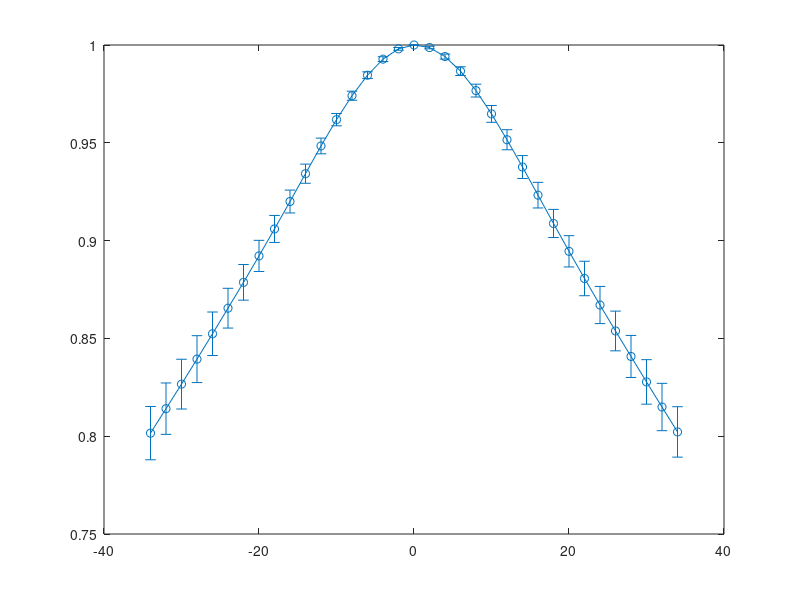

Write MATLAB code to recreate this figure. (Note: this script raises an error after producing the figure.)
% xPlotErrors

% plot some ASE curves with errorbars (created using xCalcErrors.m)

clear; close all;

figure(1);
hold on; box on;

load('signalResults/VSsignal_VesselDist_Diff_Triple');
errorbar(1000*t,sigm,sige,'o-','LineWidth',2);
load('signalResults/VSsignal_VesselDist_Diff_Average');
errorbar((1000*t),sigm,sige,'o-','LineWidth',2);

ylabel('ASE Signal');
xlabel('Spin Echo Offset \tau (ms)');
legend('Three Vessels','Average Vessel','Location','South');
title('Three Vessel Types, with Diffusion')
set(gca,'FontSize',16);
